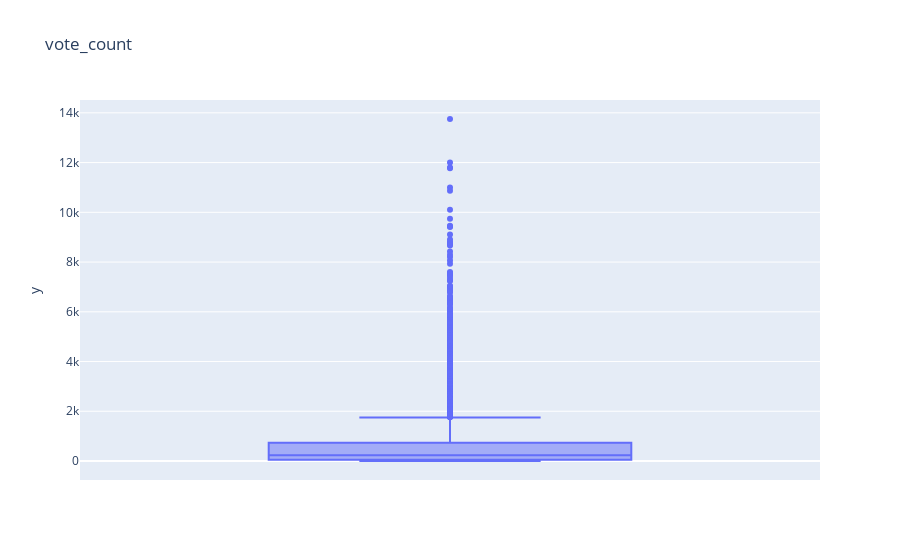
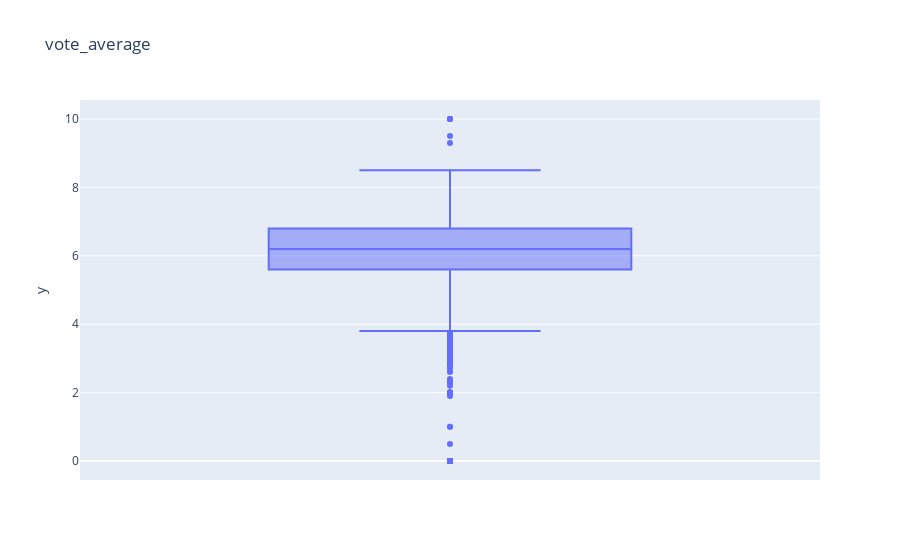
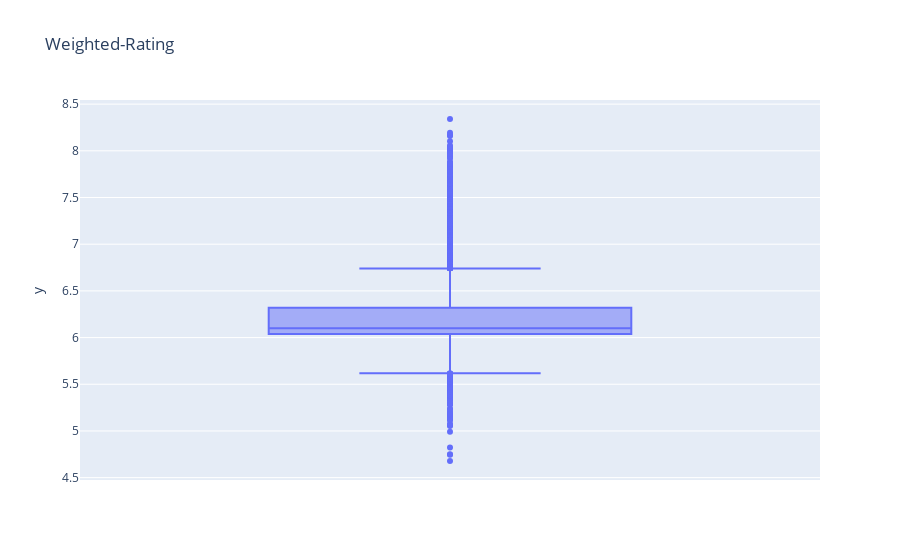
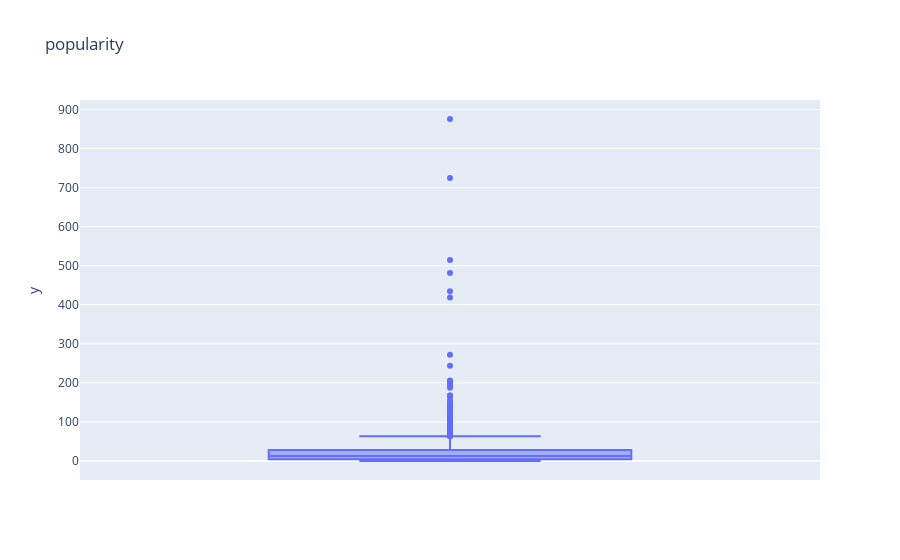

Notebook source saved alongside these figures, in order:
### Code cell
for i in ['vote_count', 'vote_average', 'Weighted-Rating', 'popularity']:
    fig = px.box(y=col_data[i],title=i)
    fig.show()

### Figure 1 — Plotly figure (JSON) as saved in the notebook; plotly's stock layout.template omitted (floating-point values rounded to 4 significant figures; data arrays with more than 128 entries replaced by an {"elided": "..."} marker saying what was removed)
{"data": [{"alignmentgroup": "True", "hovertemplate": "y=%{y}<extra></extra>", "legendgroup": "", "marker": {"color": "#636efa"}, "name": "", "notched": false, "offsetgroup": "", "orientation": "v", "showlegend": false, "type": "box", "x0": " ", "xaxis": "x", "y": {"elided": "4803 int values"}, "y0": " ", "yaxis": "y"}], "layout": {"boxmode": "group", "legend": {"tracegroupgap": 0}, "title": {"text": "vote_count"}, "xaxis": {"anchor": "y", "domain": [0, 1]}, "yaxis": {"anchor": "x", "domain": [0, 1], "title": {"text": "y"}}}}

### Figure 2 — Plotly figure (JSON) as saved in the notebook; plotly's stock layout.template omitted (floating-point values rounded to 4 significant figures; data arrays with more than 128 entries replaced by an {"elided": "..."} marker saying what was removed)
{"data": [{"alignmentgroup": "True", "hovertemplate": "y=%{y}<extra></extra>", "legendgroup": "", "marker": {"color": "#636efa"}, "name": "", "notched": false, "offsetgroup": "", "orientation": "v", "showlegend": false, "type": "box", "x0": " ", "xaxis": "x", "y": {"elided": "4803 float values"}, "y0": " ", "yaxis": "y"}], "layout": {"boxmode": "group", "legend": {"tracegroupgap": 0}, "title": {"text": "vote_average"}, "xaxis": {"anchor": "y", "domain": [0, 1]}, "yaxis": {"anchor": "x", "domain": [0, 1], "title": {"text": "y"}}}}

### Figure 3 — Plotly figure (JSON) as saved in the notebook; plotly's stock layout.template omitted (floating-point values rounded to 4 significant figures; data arrays with more than 128 entries replaced by an {"elided": "..."} marker saying what was removed)
{"data": [{"alignmentgroup": "True", "hovertemplate": "y=%{y}<extra></extra>", "legendgroup": "", "marker": {"color": "#636efa"}, "name": "", "notched": false, "offsetgroup": "", "orientation": "v", "showlegend": false, "type": "box", "x0": " ", "xaxis": "x", "y": {"elided": "4803 float values"}, "y0": " ", "yaxis": "y"}], "layout": {"boxmode": "group", "legend": {"tracegroupgap": 0}, "title": {"text": "Weighted-Rating"}, "xaxis": {"anchor": "y", "domain": [0, 1]}, "yaxis": {"anchor": "x", "domain": [0, 1], "title": {"text": "y"}}}}

### Figure 4 — Plotly figure (JSON) as saved in the notebook; plotly's stock layout.template omitted (floating-point values rounded to 4 significant figures; data arrays with more than 128 entries replaced by an {"elided": "..."} marker saying what was removed)
{"data": [{"alignmentgroup": "True", "hovertemplate": "y=%{y}<extra></extra>", "legendgroup": "", "marker": {"color": "#636efa"}, "name": "", "notched": false, "offsetgroup": "", "orientation": "v", "showlegend": false, "type": "box", "x0": " ", "xaxis": "x", "y": {"elided": "4803 float values"}, "y0": " ", "yaxis": "y"}], "layout": {"boxmode": "group", "legend": {"tracegroupgap": 0}, "title": {"text": "popularity"}, "xaxis": {"anchor": "y", "domain": [0, 1]}, "yaxis": {"anchor": "x", "domain": [0, 1], "title": {"text": "y"}}}}
